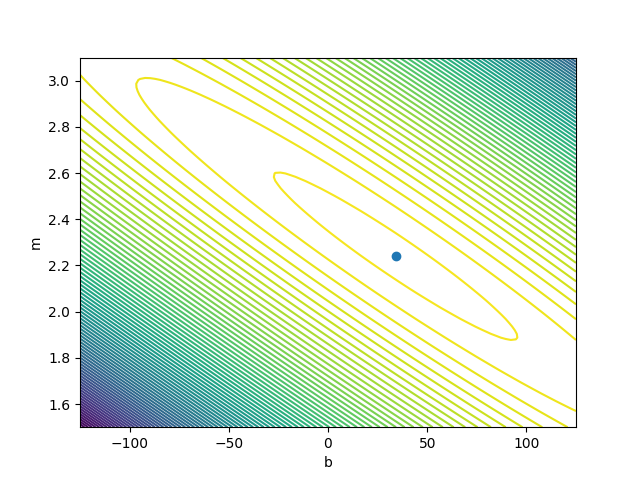

Here is the Python script that generated this plot:
import numpy as np
from numpy.linalg import inv
import matplotlib.pyplot as plt
import scipy.optimize as opt
X = np.array([201, 244, 47, 287, 203, 58, 210, 202, 198, 158, 165, 201, 157, 131, 166, 160, 186, 125, 218, 146], dtype = float)
Y = np.array([592, 401, 583, 402, 495, 173, 479, 504, 510, 416, 393, 442, 317, 311, 400, 337, 423, 334, 533, 344], dtype = float)
sigma_Y = np.array([61, 25, 38, 15, 21, 15, 27, 14, 30, 16, 14, 25, 52, 16, 34, 31, 42, 26, 16, 22], dtype = float)
sigma_X = np.array([9, 4, 11, 7, 5, 9, 4, 4, 11, 7, 5, 5, 5, 6, 6, 5, 9, 8, 6, 5], dtype = float)
rho_XY = np.array([-0.84, 0.31, 0.64, -0.27, -0.33, 0.67, -0.02, -0.05, -0.84, -0.69, 0.30, -0.46, -0.03, 0.50, 0.73, -0.52, 0.90, 0.40, -0.78, -0.56], dtype = float)

def likelihood(x, y, sigma, b, m, Pb = 0.0, Yb = 0.0, Vb = 0.0):
  return np.prod( (1-Pb)* 1/np.sqrt(2*np.pi*sigma**2)        * np.exp(-(y-m*x-b)**2/(2*sigma**2))
                 + Pb   * 1/np.sqrt(2*np.pi*(Vb + sigma**2)) * np.exp(-(y-Yb)**2   /(2*(Vb + sigma**2))))
				 
def log_likelihood(x, y, sigma, b, m, Pb = 0.0, Yb = 0.0, Vb = 0.0):
  return np.sum( np.log( (1-Pb)* 1/np.sqrt(2*np.pi*sigma**2)        * np.exp(-(y-m*x-b)**2/(2*sigma**2))
                        + Pb   * 1/np.sqrt(2*np.pi*(Vb + sigma**2)) * np.exp(-(y-Yb)**2/(2*(Vb + sigma**2)))))

b = 40.0
m = 2.2
np.testing.assert_almost_equal(np.exp(log_likelihood(X, Y, sigma_Y, b, m)), likelihood(X, Y, sigma_Y, b, m))

b = np.linspace(-125.0, +125.0, 100)
m = np.linspace(1.5, 3.1, 100)

L = np.ndarray((len(m), len(b)))
for i in range(len(m)):
  for j in range(len(b)):
    L[i,j] = log_likelihood(X[4:], Y[4:], sigma_Y[4:], b[j], m[i])

plt.contour(b, m, L, 100)

x0 = np.array([40.0, 2.2])
res = opt.minimize(lambda x: -log_likelihood(X[4:], Y[4:], sigma_Y[4:], x[0], x[1]), x0)
plt.plot(res.x[0], res.x[1], 'o')
plt.xlabel("b"); 
plt.ylabel("m");
plt.show()
#print("b + m x = (%f +/- %f) + (%f +/- %f) x" % (res.x[0], '?'), (res.x[1], '?'))
print("chi^2(b = %f, m = %f) = %f" % (res.x[0], res.x[1], res.fun))
